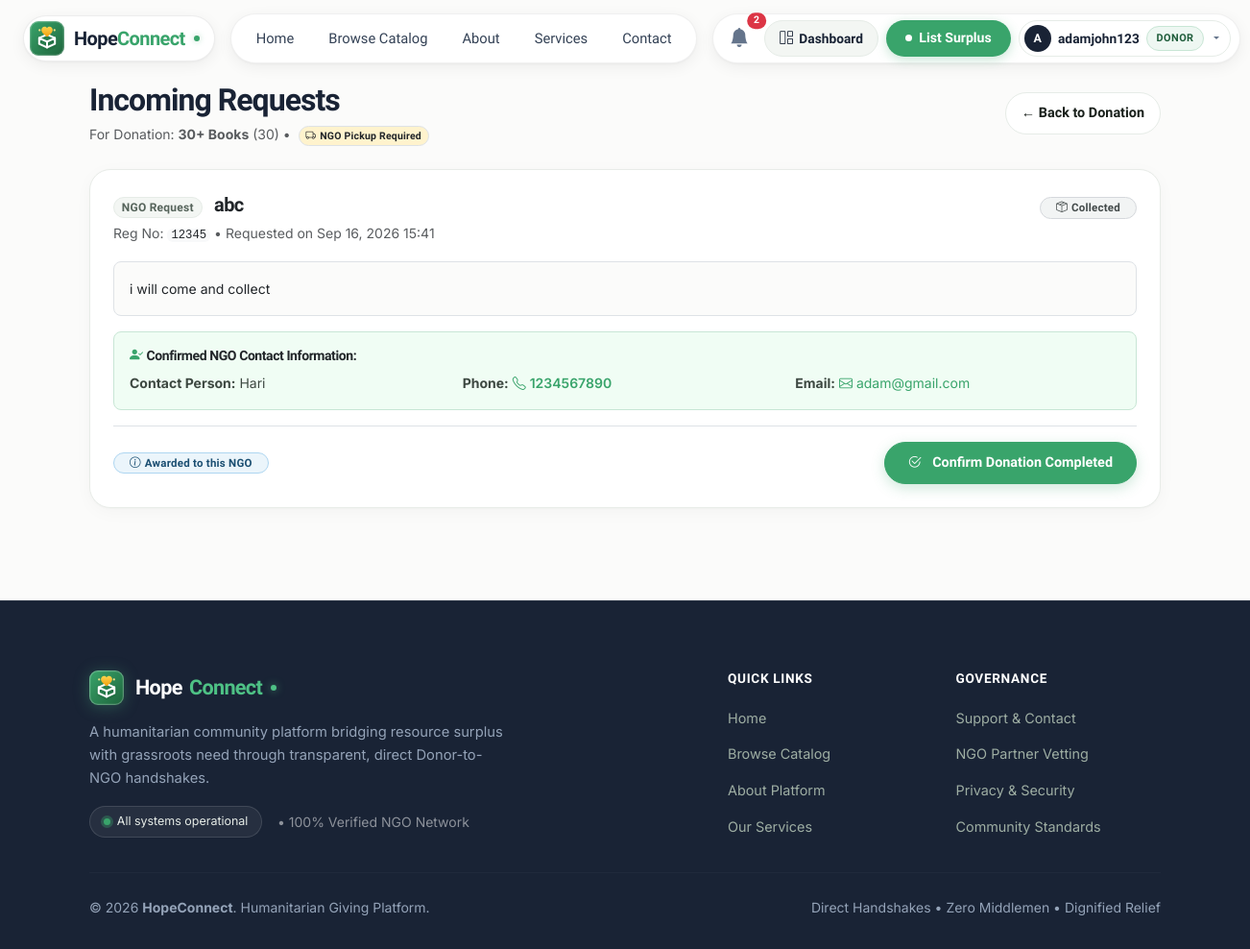
The page /requests/review/2/ (signed in) on the database as committed earlier.
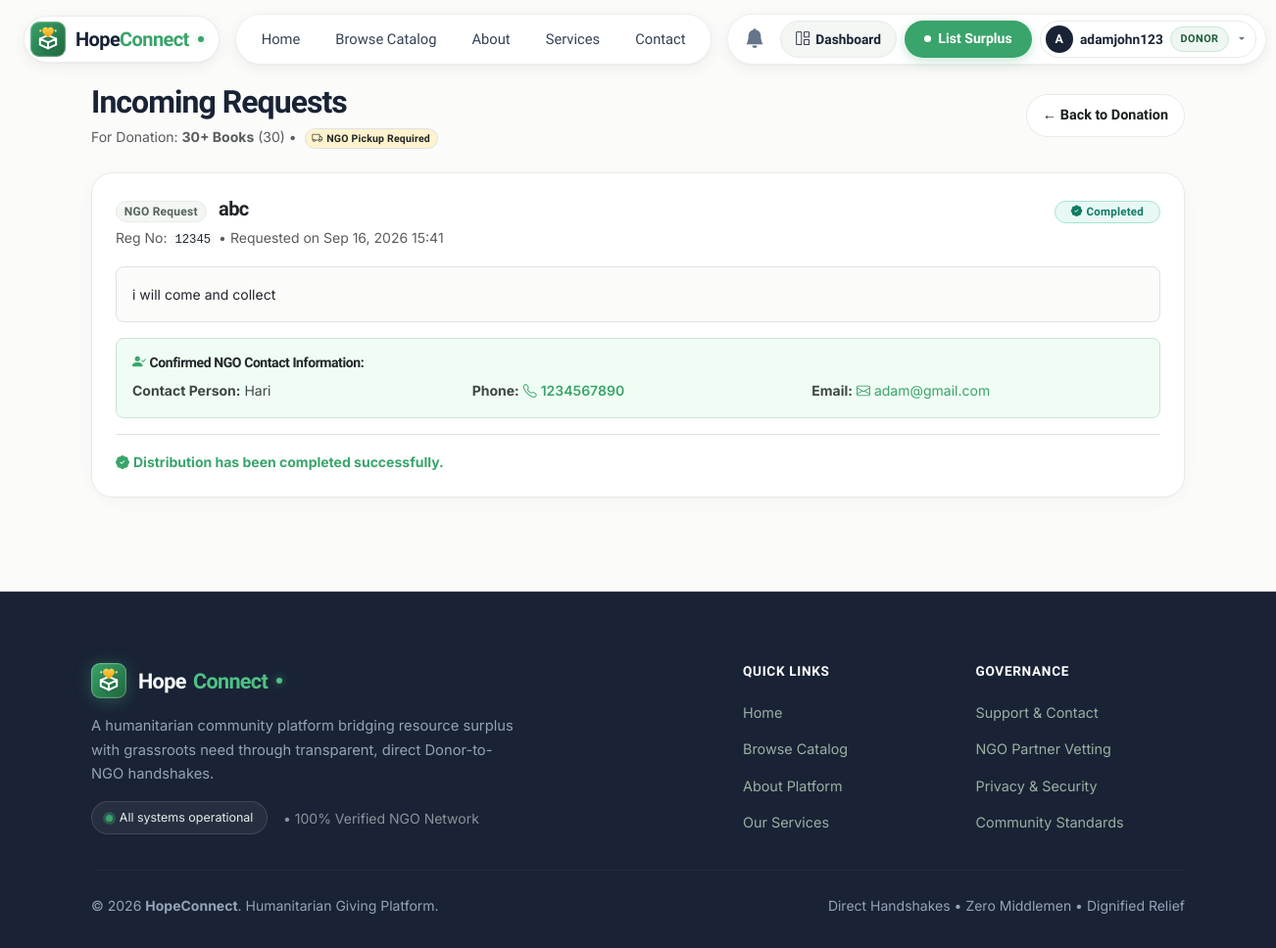
The same page on the database as committed later.
### donation_requests/models.py (models this page shows, shortened)
class DonationRequest(models.Model):
    STATUS_PENDING = 'PENDING'
    STATUS_APPROVED = 'APPROVED'
    STATUS_REJECTED = 'REJECTED'
    STATUS_COLLECTED = 'COLLECTED'
    STATUS_COMPLETED = 'COMPLETED'
    STATUS_CANCELLED = 'CANCELLED'
    STATUS_CHOICES = [
        ('PENDING', 'Pending'),
        ('APPROVED', 'Approved'),
        ('REJECTED', 'Rejected'),
        ('COLLECTED', 'Collected'),
        ('COMPLETED', 'Completed'),
        ('CANCELLED', 'Cancelled'),
    ]
    donation = models.ForeignKey(
        'donations.Donation',
        on_delete=models.CASCADE,
        related_name='requests'
    )
    ngo = models.ForeignKey(
        User,
        on_delete=models.CASCADE,
        related_name='ngo_requests'
    )
    message = models.TextField(
        blank=True
    )
    contact_person = models.CharField(
        max_length=150,
        blank=True,
        help_text="Confirmed NGO contact person name"
    )
    contact_phone = models.CharField(
        max_length=30,
        blank=True,
        help_text="Confirmed NGO contact phone number"
    )
    contact_email = models.EmailField(
        blank=True,
        help_text="Confirmed NGO contact email"
    )
    pickup_notes = models.TextField(
        blank=True,
        help_text="Confirmed logistics, pickup preference, or address notes"
    )
    status = models.CharField(
        max_length=25,
        choices=STATUS_CHOICES,
        default='PENDING'
    )
    created_at = models.DateTimeField(
        auto_now_add=True
    )
    updated_at = models.DateTimeField(
        auto_now=True
    )
    class Meta:
        verbose_name = "Donation Request"
        verbose_name_plural = "Donation Requests"
        ordering = ['-created_at']
    @property
    def requested_at(self):
        return self.created_at
    @property
    def beneficiaries_count(self):
        return None
    @property
    def confirmed_contact_person(self):
        if self.contact_person:
            return self.contact_person
        ngo_profile = getattr(self.ngo, 'ngo_profile', None)
        if ngo_profile and ngo_profile.contact_person:
            return ngo_profile.contact_person
        return self.ngo.get_full_name() or self.ngo.username
    @property
    def confirmed_phone(self):
        if self.contact_phone:
            return self.contact_phone
        profile = getattr(self.ngo, 'profile', None)
        return getattr(profile, 'phone', '') or ''
    @property
    def confirmed_email(self):
        if self.contact_email:
            return self.contact_email
        return self.ngo.email or ''

### accounts/models.py (models this page shows, shortened)
class NGOProfile(models.Model):
    user = models.OneToOneField(
        User,
        on_delete=models.CASCADE,
        related_name='ngo_profile'
    )
    organization_name = models.CharField(
        max_length=200
    )
    registration_number = models.CharField(
        max_length=100,
        unique=True,
        help_text="Government or Trust registration number"
    )
    contact_person = models.CharField(
        max_length=100
    )
    website = models.URLField(
        blank=True,
        null=True
    )
    mission = models.TextField(
        blank=True,
        help_text="Overview of NGO cause and beneficiaries"
    )
    verification_document = models.FileField(
        upload_to='ngo_docs/',
        blank=True,
        null=True,
        help_text="Registration certificate or official letter (PDF/Image)"
    )
    is_approved = models.BooleanField(
        default=False
    )
    verified_at = models.DateTimeField(
        null=True,
        blank=True
    )
    verified_by = models.ForeignKey(
        User,
        null=True,
        blank=True,
        on_delete=models.SET_NULL,
        related_name='verified_ngos'
    )
    created_at = models.DateTimeField(
        auto_now_add=True
    )
    updated_at = models.DateTimeField(
        auto_now=True
    )
    class Meta:
        verbose_name = "NGO Profile"
        verbose_name_plural = "NGO Profiles"

class UserProfile(models.Model):
    ROLE_CHOICES = (
        ('DONOR', 'Donor'),
        ('NGO', 'NGO'),
    )
    user = models.OneToOneField(
        User,
        on_delete=models.CASCADE,
        related_name='profile'
    )
    role = models.CharField(
        max_length=20,
        choices=ROLE_CHOICES,
        default='DONOR'
    )
    phone = models.CharField(
        max_length=15,
        blank=True
    )
    address = models.TextField(
        blank=True
    )
    city = models.CharField(
        max_length=100,
        blank=True
    )
    profile_image = models.ImageField(
        upload_to='profiles/',
        blank=True,
        null=True
    )
    is_verified = models.BooleanField(
        default=False,
        help_text="Donors are auto-verified; NGOs require admin verification."
    )
    created_at = models.DateTimeField(
        auto_now_add=True
    )
    updated_at = models.DateTimeField(
        auto_now=True
    )
    class Meta:
        verbose_name = "User Profile"
        verbose_name_plural = "User Profiles"

### donation_requests/views.py (the view)
# urls.py: path('review/<int:donation_id>/', views.donor_review_requests, name='review_requests'),
@login_required
def donor_review_requests(request, donation_id):
    donation = get_object_or_404(Donation, pk=donation_id, donor=request.user)
    requests = donation.requests.select_related('ngo', 'ngo__profile', 'ngo__ngo_profile').order_by('-created_at')
    context = {
        'donation': donation,
        'requests': requests,
    }
    return render(request, 'donation_requests/donor_requests_list.html', context)

### core/context_processors.py (called while the page is built)
def hopeconnect_context(request):
    context = {
        'user_profile': None,
        'user_role': None,
        'unread_notifications_count': 0,
    }
    if request.user.is_authenticated:
        profile = getattr(request.user, 'profile', None)
        context['user_profile'] = profile
        if request.user.is_staff or request.user.is_superuser:
            context['user_role'] = 'Admin'
        elif profile:
            context['user_role'] = 'Donor' if profile.role.upper() == 'DONOR' else 'NGO'
        context['unread_notifications_count'] = request.user.notifications.filter(is_read=False).count()
    return context

### templates/donation_requests/donor_requests_list.html (shortened to what the changed rows need)
{% extends 'base.html' %}
{% block content %}
<div class="py-3">
    <div class="d-flex flex-wrap align-items-center justify-content-between gap-3 mb-4">
        <div>
            <h2 class="fw-bold mb-1" style="color: var(--hc-navy);">Incoming Requests</h2>
        </div>
    </div>
    {% if requests %}
    <div class="row g-4">
        {% for req in requests %}
        <div class="col-12">
            <div class="app-card p-4">
                <div class="d-flex flex-wrap justify-content-between align-items-start gap-2 mb-3">
                    <div>
                        <span class="badge bg-light text-secondary border me-2">NGO Request</span>
                        <h4 class="fw-bold text-dark d-inline fs-5">{{ req.ngo.ngo_profile.organization_name|default:req.ngo.username }}</h4>
                        <div class="small text-muted mt-1">
                            Reg No: <code class="text-dark bg-light px-1 py-0.5 rounded">{{ req.ngo.ngo_profile.registration_number|default:"Verified" }}</code> &bull;
                            Requested on {{ req.requested_at|date:"M d, Y H:i" }}
                        </div>
                    </div>
                    <div>
                        {% if req.status == 'PENDING' %}
                        <span class="badge badge-requested px-3 py-1">Pending Review</span>
                        {% elif req.status == 'APPROVED' %}
                        <span class="badge badge-approved px-3 py-1"><i class="bi bi-check-circle me-1"></i>Approved by You</span>
                        {% elif req.status == 'COLLECTED' %}
                        <span class="badge badge-collected px-3 py-1"><i class="bi bi-box-seam me-1"></i>Collected</span>
                        {% elif req.status == 'COMPLETED' %}
                        <span class="badge badge-completed px-3 py-1"><i class="bi bi-patch-check-fill me-1"></i>Completed</span>
                        {% elif req.status == 'CANCELLED' %}
                        <span class="badge badge-cancelled px-3 py-1"><i class="bi bi-slash-circle me-1"></i>Cancelled</span>
                        {% elif req.status == 'REJECTED' %}
                        <span class="badge badge-rejected px-3 py-1">Rejected</span>
                        {% else %}
                        <span class="badge bg-light text-secondary px-3 py-1">{{ req.status }}</span>
                        {% endif %}
                    </div>
                </div>
                <div class="p-3 rounded-3 mb-3 border" style="background-color: var(--hc-slate-50);">
                    <p class="mb-0 text-dark small">{{ req.message }}</p>
                </div>
                {% if req.status == 'PENDING' %}
                <div class="d-flex align-items-center gap-2 p-2 mb-3 rounded-3 bg-light border text-muted small">
                    <i class="bi bi-shield-lock-fill text-secondary"></i>
                    <span>Private NGO contact information is safeguarded and will unlock once you accept this request.</span>
                </div>
                {% elif req.status in 'APPROVED,COLLECTED,COMPLETED' %}
                <div class="p-3 rounded-3 border mb-3" style="background-color: #F0FDF4; border-color: var(--hc-primary-border) !important;">
                    <h6 class="fw-bold small mb-2 text-dark">
                        <i class="bi bi-person-check-fill me-1" style="color: var(--hc-green);"></i>Confirmed NGO Contact Information:
                    </h6>
                    <div class="row g-2 small">
                        <div class="col-md-4 col-sm-6">
                            <strong>Contact Person:</strong> {{ req.confirmed_contact_person }}
                        </div>
                        <div class="col-md-4 col-sm-6">
                            <strong>Phone:</strong> <a href="tel:{{ req.confirmed_phone }}" class="text-decoration-none fw-semibold" style="color: var(--hc-green);"><i class="bi bi-telephone me-1"></i>{{ req.confirmed_phone|default:"Not provided" }}</a>
                        </div>
                        <div class="col-md-4 col-sm-12">
                            <strong>Email:</strong> <a href="mailto:{{ req.confirmed_email }}" class="text-decoration-none" style="color: var(--hc-green);"><i class="bi bi-envelope me-1"></i>{{ req.confirmed_email }}</a>
                        </div>
                    </div>
                </div>
                {% endif %}
                {% if req.status == 'PENDING' and donation.status in 'AVAILABLE,REQUESTED' %}
                <div class="d-flex flex-wrap gap-2 pt-3 border-top align-items-center">
                    <form method="post" action="{% url 'approve_request' req.id %}" class="d-inline-flex gap-2 align-items-center flex-grow-1">
                        {% csrf_token %}
                        <input type="text" name="donor_notes" class="form-control form-control-sm" placeholder="Optional notes for the NGO regarding pickup...">
                        <button type="submit" class="btn-action btn-sm px-4 text-nowrap" onclick="return confirm('Approve this request? This will award the donation to this NGO and share mutual contact details.');">
                            <i class="bi bi-check-lg me-1"></i>Approve Request
                        </button>
                    </form>
                    <form method="post" action="{% url 'reject_request' req.id %}" class="d-inline">
                        {% csrf_token %}
                        <button type="submit" class="btn btn-sm btn-outline-danger px-3" onclick="return confirm('Decline this request?');">
                            <i class="bi bi-x-lg me-1"></i>Decline
                        </button>
                    </form>
                </div>
                {% elif req.status in 'APPROVED,COLLECTED' %}
                <div class="d-flex flex-wrap gap-2 pt-3 border-top align-items-center justify-content-between">
                    <span class="badge badge-approved px-3 py-1">
                        <i class="bi bi-info-circle me-1"></i>Awarded to this NGO
                    </span>
                    <form method="post" action="{% url 'mark_completed' req.id %}" class="d-inline">
                        <button type="submit" class="btn-action btn-sm px-4" onclick="return confirm('Confirm completion and handoff of this donation?');">
                            <i class="bi bi-check2-circle me-1"></i>Confirm Donation Completed
                        </button>
                    </form>
                </div>
                {% elif req.status == 'COMPLETED' %}
                <div class="small fw-bold border-top pt-3" style="color: var(--hc-green);">
                    <i class="bi bi-patch-check-fill me-1"></i>Distribution has been completed successfully.
                </div>
                {% endif %}
            </div>
        </div>
        {% endfor %}
    </div>
    {% endif %}
</div>
{% endblock %}

### templates/base.html (shortened to what the changed rows need)
{% load static %}
<!DOCTYPE html>
<html lang="en">
<head>
    <link href="https://cdn.jsdelivr.net/npm/bootstrap@5.3.3/dist/css/bootstrap.min.css" rel="stylesheet">
    <link rel="stylesheet" href="https://cdn.jsdelivr.net/npm/bootstrap-icons@1.11.3/font/bootstrap-icons.min.css">
    <link rel="stylesheet" href="{% static 'css/style.css' %}?v=1.3">
</head>
<body>
    <header class="site-header">
        <div class="header-container px-3 px-lg-4">
            <div class="header-actions-pill d-none d-lg-flex align-items-center">
                {% if user.is_authenticated %}
                <a class="header-icon-btn position-relative" href="{% url 'notifications_list' %}" title="Notifications">
                    <i class="bi bi-bell-fill fs-5"></i>
                    {% if unread_notifications_count > 0 %}
                    <span class="position-absolute top-0 start-100 translate-middle badge rounded-pill bg-danger" style="font-size: 0.65rem; padding: 0.22rem 0.42rem;">
                        {{ unread_notifications_count }}
                    </span>
                    {% endif %}
                </a>
                {% endif %}
            </div>
        </div>
    </header>
    <main class="{% if request.resolver_match.url_name == 'home' %}p-0 m-0 w-100{% else %}container py-3{% endif %}">
        {% block content %}
        {% endblock %}
    </main>
</body>
</html>

Rows that differ between the two databases and show on the page:
changed DonationRequest "i will come and collect": status "Collected Awarded to this NGO Confirm Donation Completed" → "Completed Distribution has been completed successfully."
Other text that changed with them:
{{ unread_notifications_count }}: "2" → (not shown)
